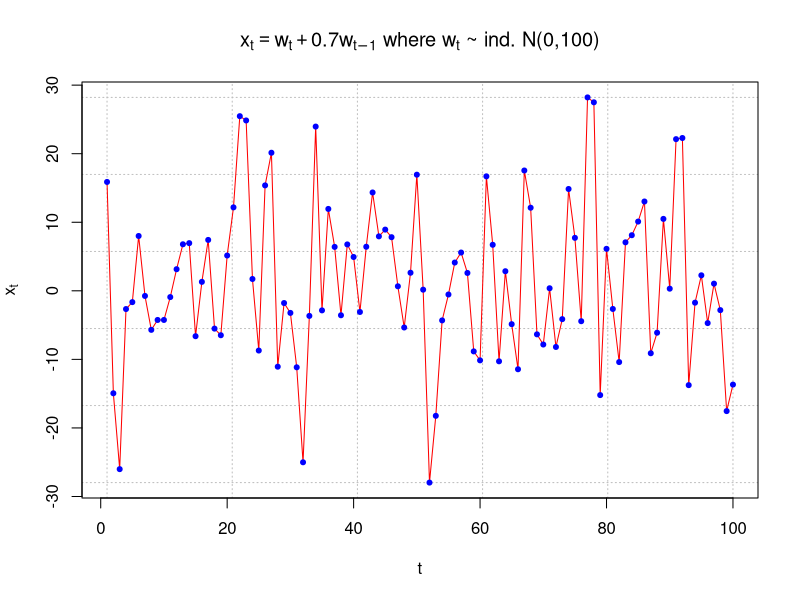
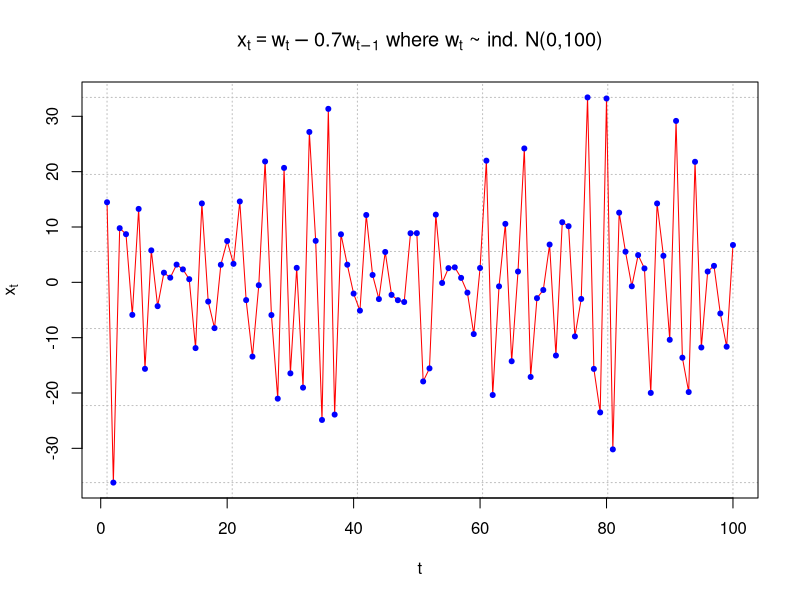
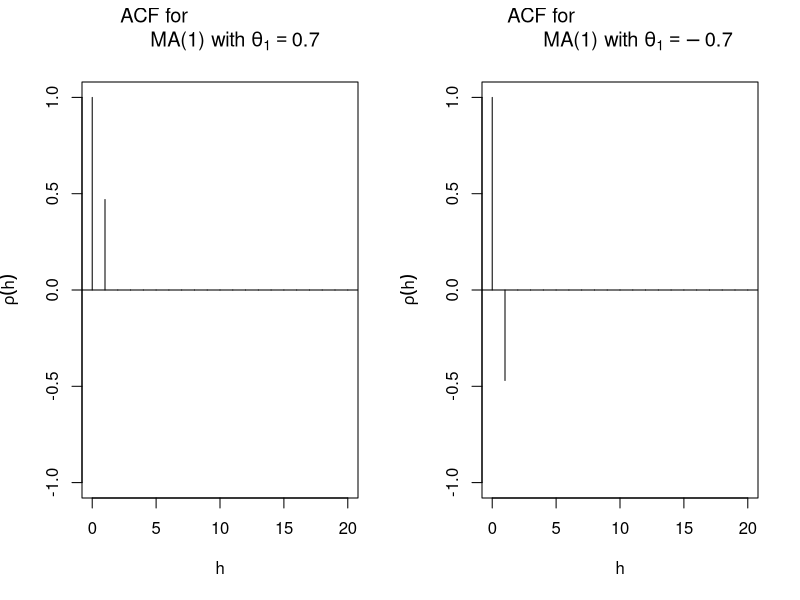
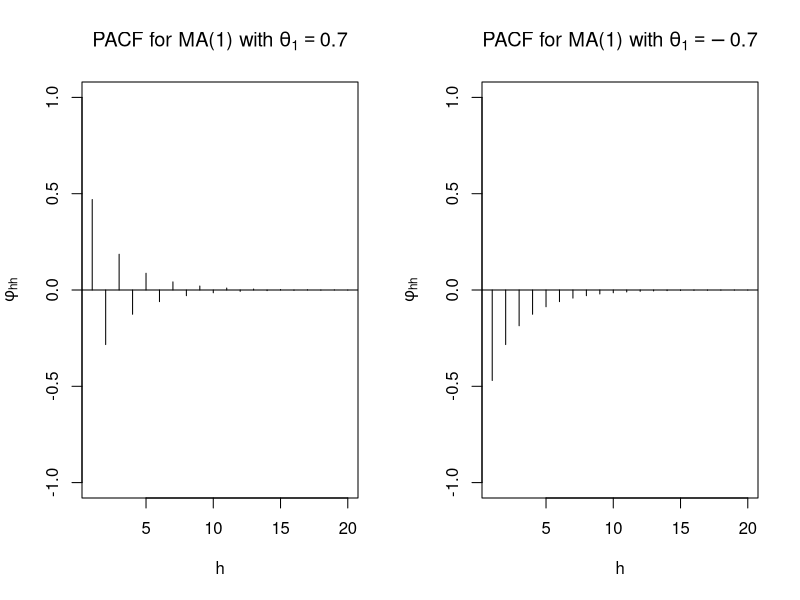

Generate these figures, in order, with R:
## ---- chunk 1
set.seed(8199)
x <- arima.sim(model=list(ma=c(0.7)), n=100, rand.gen = rnorm, sd=10)

plot(x = x, ylab = expression(x[t]), xlab = "t", type = 
    "l", col = c("red"), main = 
    expression(paste(x[t] == w[t] + 0.7*w[t-1], " where ", 
    w[t], " ~ ind. N(0,100)")) , panel.first=grid(col = 
    "gray", lty = "dotted"))

points(x = x, pch = 20, col = "blue")


## ---- chunk 2
set.seed(8199)
x <- arima.sim(model=list(ma=c(-0.7)), n=100, rand.gen = rnorm, sd=10)

plot(x = x, ylab = expression(x[t]), xlab = "t", type = 
    "l", col = c("red"), main = 
    expression(paste(x[t] == w[t] -0.7*w[t-1], " where ", 
    w[t], " ~ ind. N(0,100)")) , panel.first=grid(col = 
    "gray", lty = "dotted"))

points(x = x, pch = 20, col = "blue")
## ---- chunk 3
round(ARMAacf(ma = c(0.7), lag.max = 20),4)
## ---- chunk 4
# autocorrelation is 0 for h > 1
par(mfrow=c(1,2))

plot(y = ARMAacf(ma = c(0.7), lag.max = 20), x = 0:20,
     type = "h", ylim = c(-1,1), xlab = "h", ylab = 
     expression(rho(h)), main = expression(paste("ACF for 
     MA(1) with ", theta[1] == 0.7)))

abline(h=0)

plot(y = ARMAacf(ma = c(-0.7), lag.max = 20), x = 
      0:20, type = "h", ylim = c(-1,1), xlab = "h", ylab = 
      expression(rho(h)), main = expression(paste("ACF for 
      MA(1) with ", theta[1] == -0.7)))

abline(h = 0)

## ---- chunk 5
round(ARMAtoMA(ma = c(0.7), lag.max = 5),4)
## ---- chunk 6
#Example for MA(2)
round(ARMAtoMA(ma = c(0.7, -0.4), lag.max = 5),4)

## ---- chunk 7
# PACF

par(mfrow = c(1,2))
round(ARMAacf(ma = c(0.7), lag.max = 20, pacf = TRUE),4)
plot(x = ARMAacf(ma = c(0.7), lag.max = 20, pacf = TRUE), type = "h", ylim = c(-1,1), xlab = "h", ylab = expression(phi[hh]),
       main = expression(paste("PACF for MA(1) with ", theta[1] == 0.7)))
abline(h = 0)

round(ARMAacf(ma = c(-0.7), lag.max = 20, pacf = TRUE),4) 
plot(x = ARMAacf(ma = c(-0.7), lag.max = 20, pacf = TRUE), type = "h", ylim = c(-1,1), xlab = "h", ylab = expression(phi[hh]),
       main = expression(paste("PACF for MA(1) with ", theta[1] == -0.7)))
abline(h = 0)

